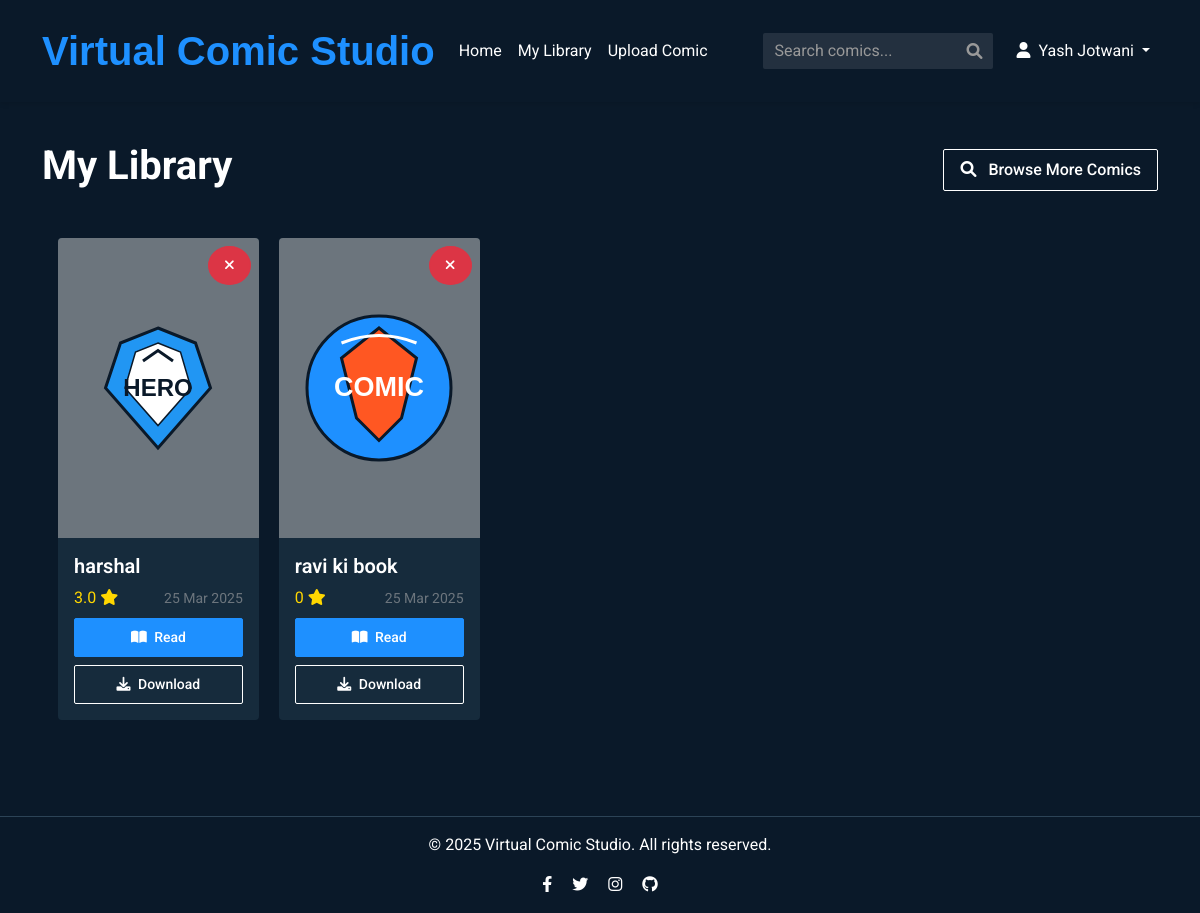
Screenshot of /library (signed in) with the database file from the repository.
### models.py (models this page shows, shortened)
class User(UserMixin, db.Model):
    id = db.Column(db.Integer, primary_key=True)
    username = db.Column(db.String(64), unique=True, nullable=False)
    email = db.Column(db.String(120), unique=True, nullable=False)
    password_hash = db.Column(db.String(256), nullable=False)
    created_at = db.Column(db.DateTime, default=datetime.datetime.utcnow)
    comics_uploaded = db.relationship('Comic', backref='owner', lazy='dynamic')
    reviews = db.relationship('Review', backref='user', lazy='dynamic')
    library_comics = db.relationship('Comic', secondary=user_library,
                                    lazy='dynamic', backref=db.backref('in_libraries', lazy='dynamic'))

class Comic(db.Model):
    id = db.Column(db.Integer, primary_key=True)
    title = db.Column(db.String(100), nullable=False)
    description = db.Column(db.Text, nullable=False)
    filename = db.Column(db.String(255), nullable=False, unique=True)
    owner_id = db.Column(db.Integer, db.ForeignKey('user.id'), nullable=False)
    upload_date = db.Column(db.DateTime, default=datetime.datetime.utcnow)
    views = db.Column(db.Integer, default=0)
    logo_id = db.Column(db.Integer, default=1) # Logo ID (1-5)
    reviews = db.relationship('Review', backref='comic', lazy='dynamic', cascade='all, delete-orphan')
    def get_average_rating(self):
        reviews = self.reviews.all()
        if not reviews:
            return 0
        return sum(review.rating for review in reviews) / len(reviews)

### routes.py (the view)
@app.route('/library')
@login_required
def library():
    user_library = current_user.library_comics.all()
    return render_template('library.html', comics=user_library)

### app.py (called while the page is built)
@login_manager.user_loader
def load_user(user_id):
    return User.query.get(int(user_id))

### templates/library.html (shortened to what this page needs)
{% extends "layout.html" %}
{% block content %}
<div class="d-flex justify-content-between align-items-center mb-4">
    <h1>My Library</h1>
    <a href="{{ url_for('index') }}" class="btn btn-outline-light">
        <i class="fas fa-search me-2"></i> Browse More Comics
    </a>
</div>
{% if comics|length > 0 %}
<div class="comics-grid">
    {% for comic in comics %}
    <div class="comic-card">
        <div class="card">
            <div class="position-relative">
                <a href="{{ url_for('comic_details', comic_id=comic.id) }}">
                    <div class="card-img-container bg-secondary d-flex align-items-center justify-content-center">
                        <img src="{{ url_for('static', filename='images/logo' + (comic.logo_id|string if comic.logo_id else '1') + '.svg') }}"
                             alt="{{ comic.title }}" class="comic-logo-display">
                    </div>
                </a>
                <div class="position-absolute top-0 end-0 p-2">
                    <a href="{{ url_for('remove_from_library', comic_id=comic.id) }}" class="btn btn-sm btn-danger rounded-circle" title="Remove from library">
                        <i class="fas fa-times"></i>
                    </a>
                </div>
            </div>
            <div class="card-body">
                <h5 class="card-title">{{ comic.title }}</h5>
                <div class="d-flex justify-content-between align-items-center mb-2">
                    <div class="comic-rating">
                        {% set rating = comic.get_average_rating()|round(1) %}
                        <span>{{ rating }}</span>
                        <i class="fas fa-star"></i>
                    </div>
                    <small class="text-muted">{{ comic.upload_date.strftime('%d %b %Y') }}</small>
                </div>
                <div class="d-grid gap-2">
                    <a href="{{ url_for('read_comic', comic_id=comic.id) }}" class="btn btn-primary btn-sm">
                        <i class="fas fa-book-open me-1"></i> Read
                    </a>
                    <a href="{{ url_for('uploaded_file', filename=comic.filename) }}" class="btn btn-outline-light btn-sm" download>
                        <i class="fas fa-download me-1"></i> Download
                    </a>
                </div>
            </div>
        </div>
    </div>
    {% endfor %}
</div>
{% endif %}
{% endblock %}

### templates/layout.html (shortened to what this page needs)
<!DOCTYPE html>
<html lang="en">
  <head>
    <link
      href="https://cdn.jsdelivr.net/npm/bootstrap@5.1.3/dist/css/bootstrap.min.css"
      rel="stylesheet"
    />
    <link
      href="https://cdnjs.cloudflare.com/ajax/libs/font-awesome/6.0.0-beta3/css/all.min.css"
      rel="stylesheet"
    />
    <link
      rel="stylesheet"
      href="{{ url_for('static', filename='css/main.css') }}"
    />
  </head>
  <body>
    <nav class="navbar navbar-expand-lg navbar-dark">
      <div class="container">
        <a class="navbar-brand" href="{{ url_for('index') }}"
          >Virtual Comic Studio</a
        >
        <div class="collapse navbar-collapse" id="navbarNav">
          <ul class="navbar-nav me-auto">
            <li class="nav-item">
              <a class="nav-link" href="{{ url_for('index') }}">Home</a>
            </li>
            {% if current_user.is_authenticated %}
            <li class="nav-item">
              <a class="nav-link" href="{{ url_for('library') }}">My Library</a>
            </li>
            <li class="nav-item">
              <a class="nav-link" href="{{ url_for('upload_comic') }}"
                >Upload Comic</a
              >
            </li>
            {% endif %}
          </ul>
          <form
            class="search-form d-flex"
            action="{{ url_for('search') }}"
            method="get"
          >
            <div class="position-relative">
              <input
                class="form-control search-input"
                type="search"
                name="q"
                placeholder="Search comics..."
                aria-label="Search"
                value="{{ search_query|default('') }}"
              />
              <i class="fas fa-search search-icon"></i>
            </div>
          </form>
          <ul class="navbar-nav">
            {% if current_user.is_authenticated %}
            <li class="nav-item dropdown">
              <a
                class="nav-link dropdown-toggle"
                href="#"
                id="userDropdown"
                role="button"
                data-bs-toggle="dropdown"
              >
                <i class="fas fa-user me-1"></i> {{ current_user.username }}
              </a>
            </li>
            {% endif %}
          </ul>
        </div>
      </div>
    </nav>
    <main class="container py-4">{% block content %}{% endblock %}</main>
    <footer class="text-center py-3">
      <div class="container">
        <p>&copy; 2025 Virtual Comic Studio. All rights reserved.</p>
        <div class="social-links">
          <a href="#" class="mx-2"><i class="fab fa-facebook-f"></i></a>
          <a href="#" class="mx-2"><i class="fab fa-twitter"></i></a>
          <a href="#" class="mx-2"><i class="fab fa-instagram"></i></a>
          <a href="#" class="mx-2"><i class="fab fa-github"></i></a>
        </div>
      </div>
    </footer>
  </body>
</html>

### static/css/main.css (style rules this page uses)
:root { --primary-bg: #0a1929; --secondary-bg: #1f4068; --accent-color: #1e90ff; --text-color: #ffffff; --card-bg: #162b3c; --hover-bg: #1d3649; --border-color: #2c4356; --success-color: #46b04a; --warning-color: #e6a23c; --danger-color: #f56c6c; --info-color: #909399; --font-main: "Roboto", "Arial", sans-serif; --standard-padding: 16px; --transition-speed: 0.3s; }
body { font-family: var(--font-main); background-color: var(--primary-bg); color: var(--text-color); margin: 0; padding: 0; line-height: 1.5; }
a { color: var(--text-color); text-decoration: none; transition: color var(--transition-speed) ease; }
h1, h2, h3, h4, h5, h6 { margin-top: 0; font-weight: 700; }
.navbar { background-color: var(--primary-bg) !important; padding: var(--standard-padding); box-shadow: 0 2px 5px rgba(0, 0, 0, 0.1); }
.navbar-brand { color: var(--accent-color) !important; font-size: 2.5rem; font-weight: bold; font-family: "Ubuntu", sans-serif; }
.navbar-dark .navbar-nav .nav-link { color: var(--text-color); transition: all var(--transition-speed) ease; }
.btn { border-radius: 2px; font-weight: 500; padding: 8px 16px; transition: all var(--transition-speed) ease; }
.btn-primary { background-color: var(--accent-color); border-color: var(--accent-color); }
.btn-outline-light { color: var(--text-color); border-color: var(--text-color); }
.card { background-color: var(--card-bg); border: none; border-radius: 4px; transition: transform var(--transition-speed), box-shadow var(--transition-speed); margin-bottom: 1.5rem; overflow: hidden; }
.card-body { padding: var(--standard-padding); }
.card-title { margin-bottom: 0.5rem; font-weight: 600; }
.form-control { background-color: #333; border: 1px solid var(--border-color); color: var(--text-color); border-radius: 2px; }
.form-control::placeholder { color: #999; }
.comics-grid { display: grid; grid-template-columns: repeat(auto-fill, minmax(200px, 1fr)); gap: 20px; padding: var(--standard-padding); }
.comic-card { position: relative; height: 100%; }
.comic-card .card-img-container { position: relative; height: 300px; overflow: hidden; }
.comic-card img { width: 100%; height: 100%; object-fit: cover; }
.comic-logo-display { width: 80%; height: 80%; max-width: 150px; max-height: 150px; object-fit: contain; transition: transform var(--transition-speed); }
.comic-rating { color: #ffd700; }
footer { background-color: var(--primary-bg); padding: var(--standard-padding); text-align: center; margin-top: 2rem; border-top: 1px solid var(--border-color); }
.search-form { position: relative; margin-right: 1rem; }
.search-form .form-control { padding-right: 35px; background-color: rgba(255, 255, 255, 0.1); border: none; color: var(--text-color); }
.search-form .search-icon { position: absolute; right: 10px; top: 50%; transform: translateY(-50%); color: #999; }

### rows the page displays
User: username "Yash Jotwani"
Comic: shows a picture, title "harshal", rating "3.0", upload_date "25 Mar 2025"
Comic: shows a picture, title "ravi ki book", rating "0", upload_date "25 Mar 2025"
